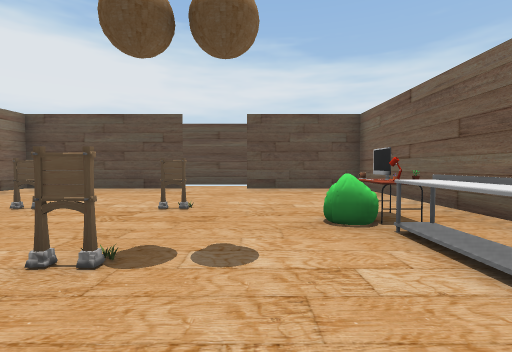
View 1 (above)

16 first-person views from a walk through a 3-D level made in the Unity game engine. The camera is 1.3 m above the floor, tilts 2° down and sees 85° across. The floor is counted in squares, 2 m on a side. Each view is taken from the middle of a square. On the plan, view 1 faces up. The plan holds only what a view shows up to about 9 squares ahead; the rest is blank. The player is left out. Some animated figures are not drawn.

View 2
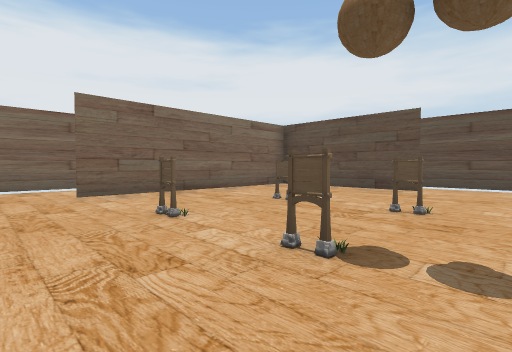

View 3
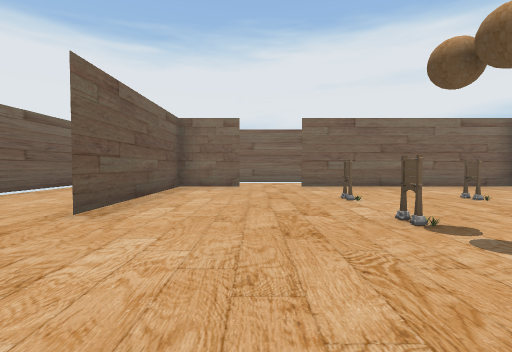

View 4
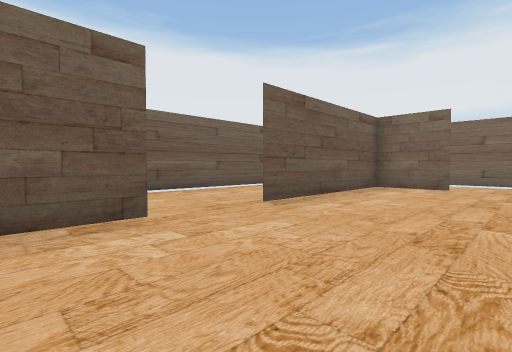

View 5
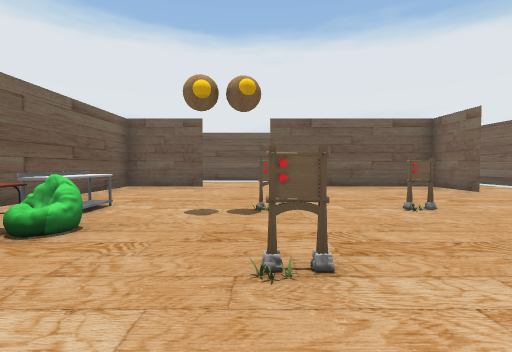

View 6
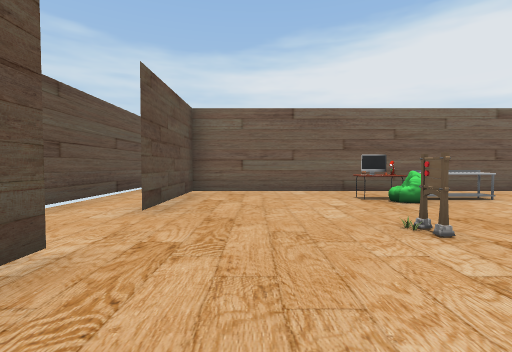

View 7
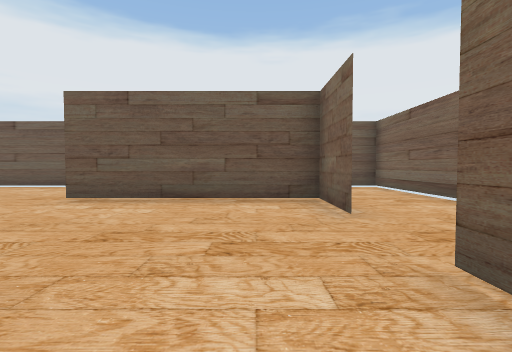

View 8
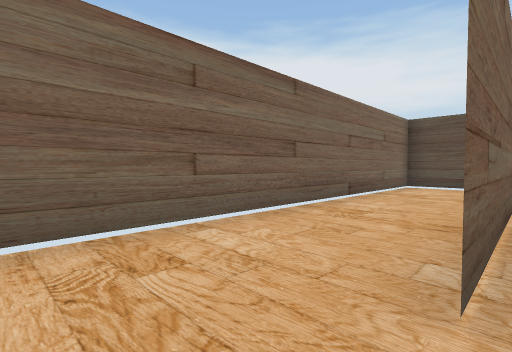

View 9
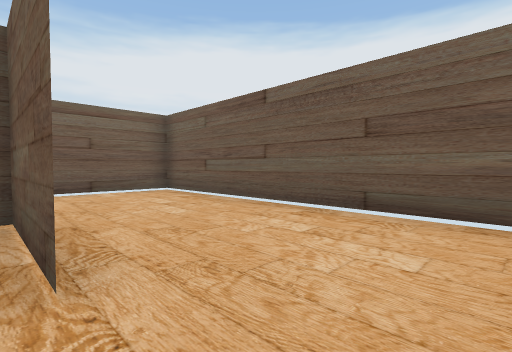

View 10
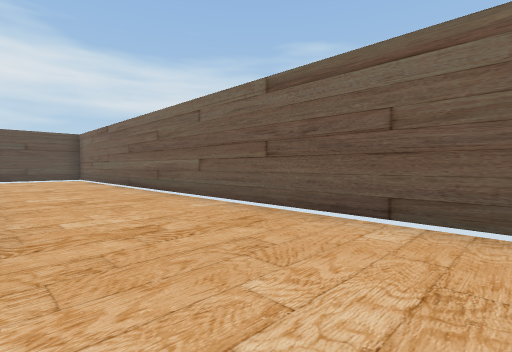

View 11
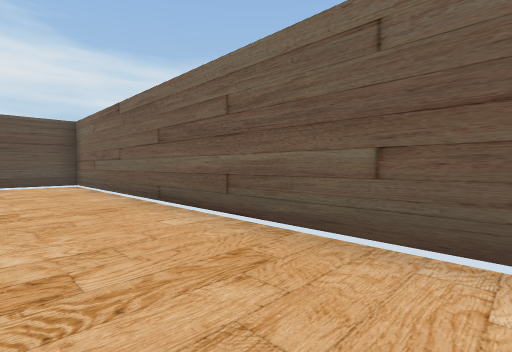

View 12
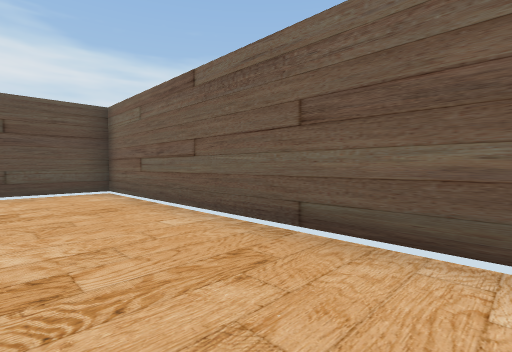

View 13
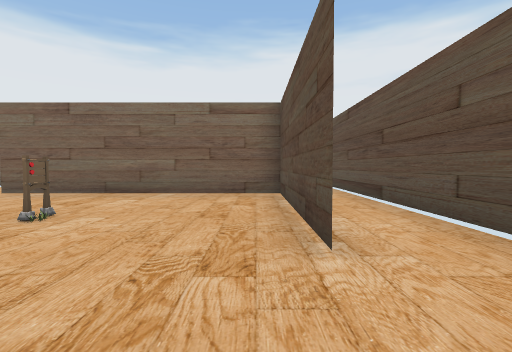

View 14
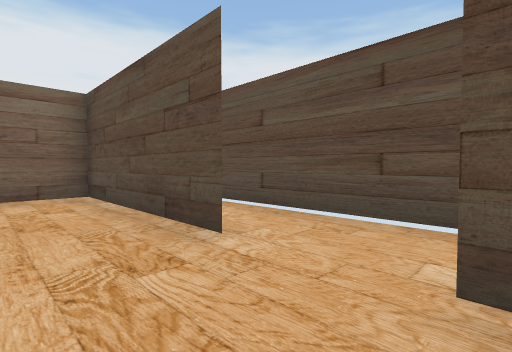

View 15
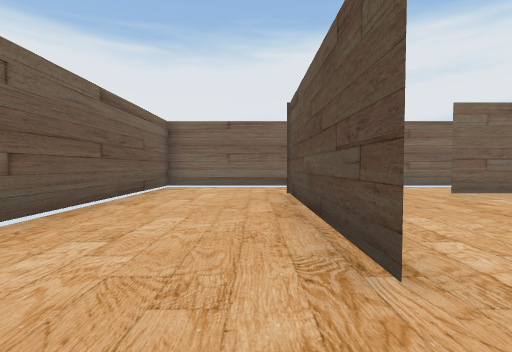

View 16
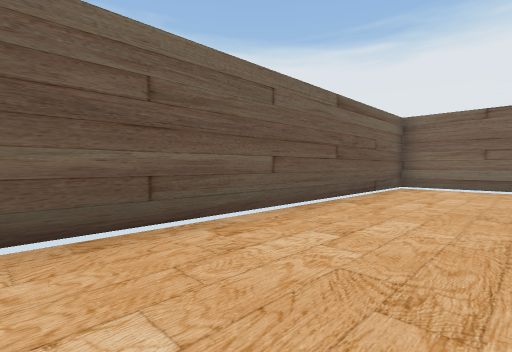

### Floor plan
Key: @ floor where view 1 was taken; # wall or solid block; . floor; T thing the floor can be seen under or through; O other object.
Columns run from 9 left of view 1 to 7 right of it. Each row starts with its distance up from view 1.
 10 #################
  9 #...............#
  8 #..#####.####...#
  7 #..#........#...#
  6 #..#........#...#
  5 #..#........#...#
  4 #..#..O.O.OO#...#
  3 #..#......OO#...#
  2 #..#..O.O..O#...#
  1 #...........#...#
  0 #........@..#...#
 -1 #..#........#...#
 -2 #..TTTTT..###...#
 -3 #...............#
 -4 #...............#
 -5 #...............#
 -6 #################

Positions as (right, up) in squares from view 1, and headings:
1: (0, 0), facing up
2: (0, 0), facing up-left
3: (2, 0), facing left
4: (2, 1), facing down-left
5: (-1, 6), facing down
6: (-4, 6), facing right
7: (-5, 3), facing down
8: (-6, 0), facing up-left
9: (-1, -2), facing down-right
10: (3, -5), facing up-right
11: (4, -1), facing up-right
12: (4, 2), facing up-right
13: (0, 7), facing left
14: (0, 6), facing up-left
15: (0, -3), facing left
16: (0, -3), facing down-left
